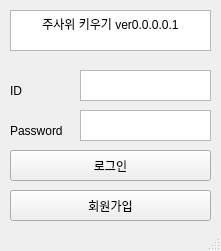
<?xml version="1.0" encoding="UTF-8"?>
<ui version="4.0">
 <class>MainWindow</class>
 <widget class="QMainWindow" name="MainWindow">
  <property name="geometry">
   <rect>
    <x>0</x>
    <y>0</y>
    <width>221</width>
    <height>251</height>
   </rect>
  </property>
  <property name="windowTitle">
   <string>MainWindow</string>
  </property>
  <widget class="QWidget" name="centralwidget">
   <widget class="QLabel" name="label">
    <property name="geometry">
     <rect>
      <x>10</x>
      <y>70</y>
      <width>21</width>
      <height>41</height>
     </rect>
    </property>
    <property name="text">
     <string>ID</string>
    </property>
   </widget>
   <widget class="QTextBrowser" name="textBrowser">
    <property name="geometry">
     <rect>
      <x>10</x>
      <y>10</y>
      <width>201</width>
      <height>41</height>
     </rect>
    </property>
    <property name="html">
     <string>&lt;!DOCTYPE HTML PUBLIC &quot;-//W3C//DTD HTML 4.0//EN&quot; &quot;http://www.w3.org/TR/REC-html40/strict.dtd&quot;&gt;
&lt;html&gt;&lt;head&gt;&lt;meta name=&quot;qrichtext&quot; content=&quot;1&quot; /&gt;&lt;style type=&quot;text/css&quot;&gt;
p, li { white-space: pre-wrap; }
&lt;/style&gt;&lt;/head&gt;&lt;body style=&quot; font-family:'Gulim'; font-size:9pt; font-weight:400; font-style:normal;&quot;&gt;
&lt;p align=&quot;center&quot; style=&quot; margin-top:0px; margin-bottom:0px; margin-left:0px; margin-right:0px; -qt-block-indent:0; text-indent:0px;&quot;&gt;주사위 키우기 ver0.0.0.0.1&lt;/p&gt;&lt;/body&gt;&lt;/html&gt;</string>
    </property>
   </widget>
   <widget class="QLabel" name="label_2">
    <property name="geometry">
     <rect>
      <x>10</x>
      <y>110</y>
      <width>61</width>
      <height>41</height>
     </rect>
    </property>
    <property name="text">
     <string>Password</string>
    </property>
   </widget>
   <widget class="QTextEdit" name="textEdit">
    <property name="geometry">
     <rect>
      <x>80</x>
      <y>70</y>
      <width>131</width>
      <height>31</height>
     </rect>
    </property>
   </widget>
   <widget class="QTextEdit" name="textEdit_2">
    <property name="geometry">
     <rect>
      <x>80</x>
      <y>110</y>
      <width>131</width>
      <height>31</height>
     </rect>
    </property>
   </widget>
   <widget class="QPushButton" name="pushButton">
    <property name="geometry">
     <rect>
      <x>10</x>
      <y>150</y>
      <width>201</width>
      <height>31</height>
     </rect>
    </property>
    <property name="text">
     <string>로그인</string>
    </property>
   </widget>
   <widget class="QPushButton" name="pushButton_2">
    <property name="geometry">
     <rect>
      <x>10</x>
      <y>190</y>
      <width>201</width>
      <height>31</height>
     </rect>
    </property>
    <property name="text">
     <string>회원가입</string>
    </property>
   </widget>
  </widget>
  <widget class="QStatusBar" name="statusbar"/>
 </widget>
 <resources/>
 <connections/>
</ui>
